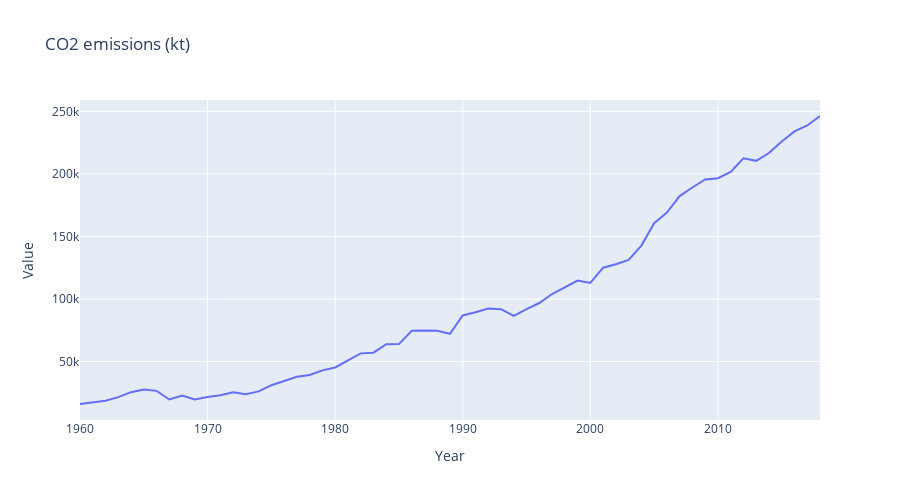

Notebook code cell kept with this figure:
### Code cell
temp = df[df['Indicator Name'] == 'CO2 emissions (kt)']
temp = temp.sort_values(by=['Year'], )
temp = temp.reset_index(drop=True)

temp

# Forest area (sq. km))
plt.figure(figsize=(15,8))
sns.lineplot(data=temp, x='Year', y='Value').set(title='CO2 emissions (kt)')


fig = px.line(temp, x="Year", y="Value", title='CO2 emissions (kt)' , width=900, height=500)
fig.show()

### Figure 1 — Plotly figure (JSON) as saved in the notebook; plotly's stock layout.template omitted (floating-point values rounded to 4 significant figures)
{"data": [{"hovertemplate": "Year=%{x}<br>Value=%{y}<extra></extra>", "legendgroup": "", "line": {"color": "#636efa", "dash": "solid"}, "marker": {"symbol": "circle"}, "mode": "lines", "name": "", "orientation": "v", "showlegend": false, "type": "scatter", "x": [1960, 1961, 1962, 1963, 1964, 1965, 1966, 1967, 1968, 1969, 1970, 1971, 1972, 1973, 1974, 1975, 1976, 1977, 1978, 1979, 1980, 1981, 1982, 1983, 1984, 1985, 1986, 1987, 1988, 1989, 1990, 1991, 1992, 1993, 1994, 1995, 1996, 1997, 1998, 1999, 2000, 2001, 2002, 2003, 2004, 2005, 2006, 2007, 2008, 2009, 2010, 2011, 2012, 2013, 2014, 2015, 2016, 2017, 2018], "xaxis": "x", "y": [16050.0, 17090.0, 18600.0, 21550.0, 25520.0, 27640.0, 26560.0, 19680.0, 22900.0, 19700.0, 21690.0, 23050.0, 25510.0, 23800.0, 26120.0, 31100.0, 34500.0, 37870.0, 39310.0, 42950.0, 45240.0, 50980.0, 56520.0, 57090.0, 63840.0, 63940.0, 74560.0, 74810.0, 74530.0, 72180.0, 86820, 89390, 92300, 91830, 86430, 91870, 96770, 103960, 109270, 114670, 112860, 125010, 127740, 131240, 142690, 160590, 169130, 182230, 189120, 195490, 196500, 201610, 212410, 210430, 216650, 225950, 233960, 238690, 246260], "yaxis": "y"}], "layout": {"height": 500, "legend": {"tracegroupgap": 0}, "title": {"text": "CO2 emissions (kt)"}, "width": 900, "xaxis": {"anchor": "y", "domain": [0, 1], "title": {"text": "Year"}}, "yaxis": {"anchor": "x", "domain": [0, 1], "title": {"text": "Value"}}}}
